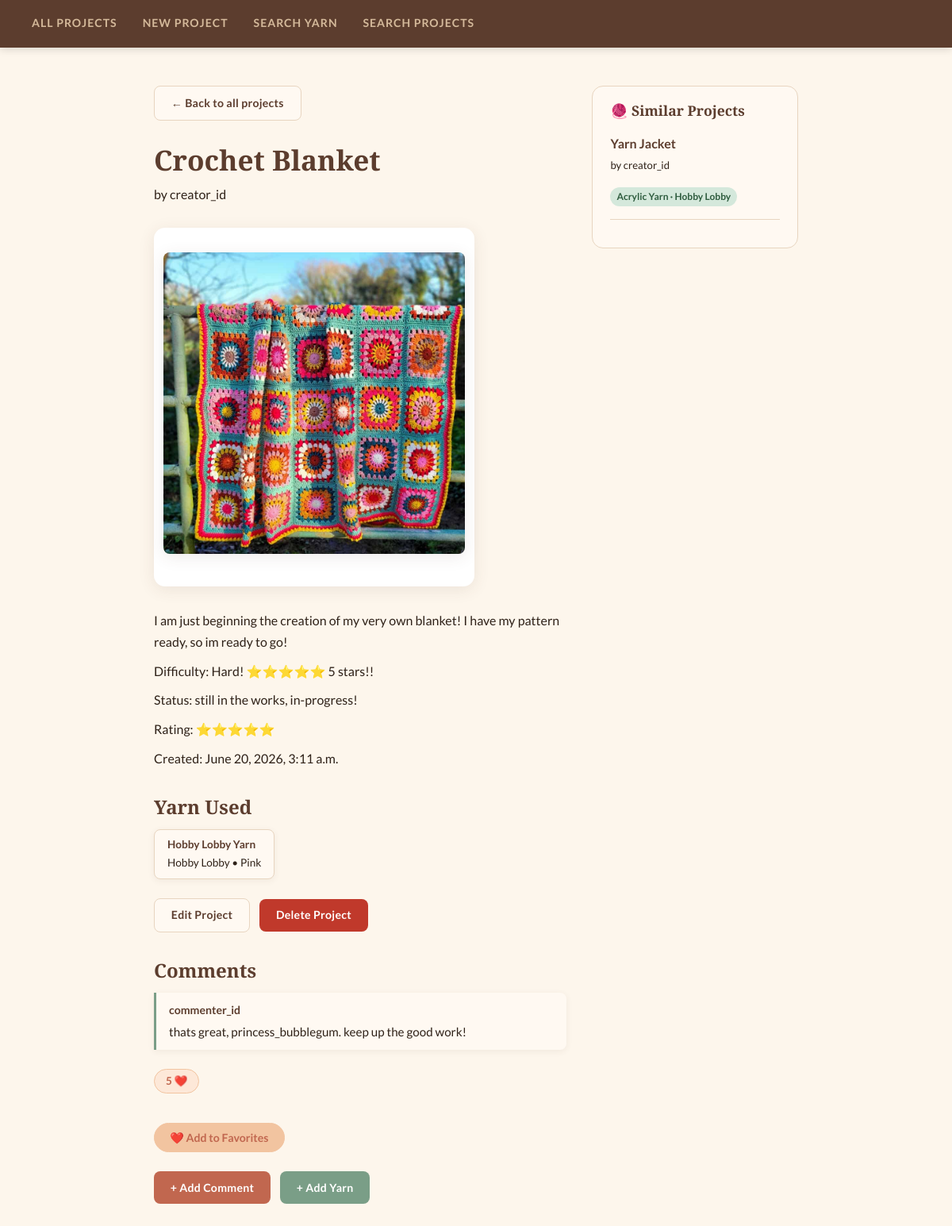
Page /crochet/project/1/ on the earlier database version.
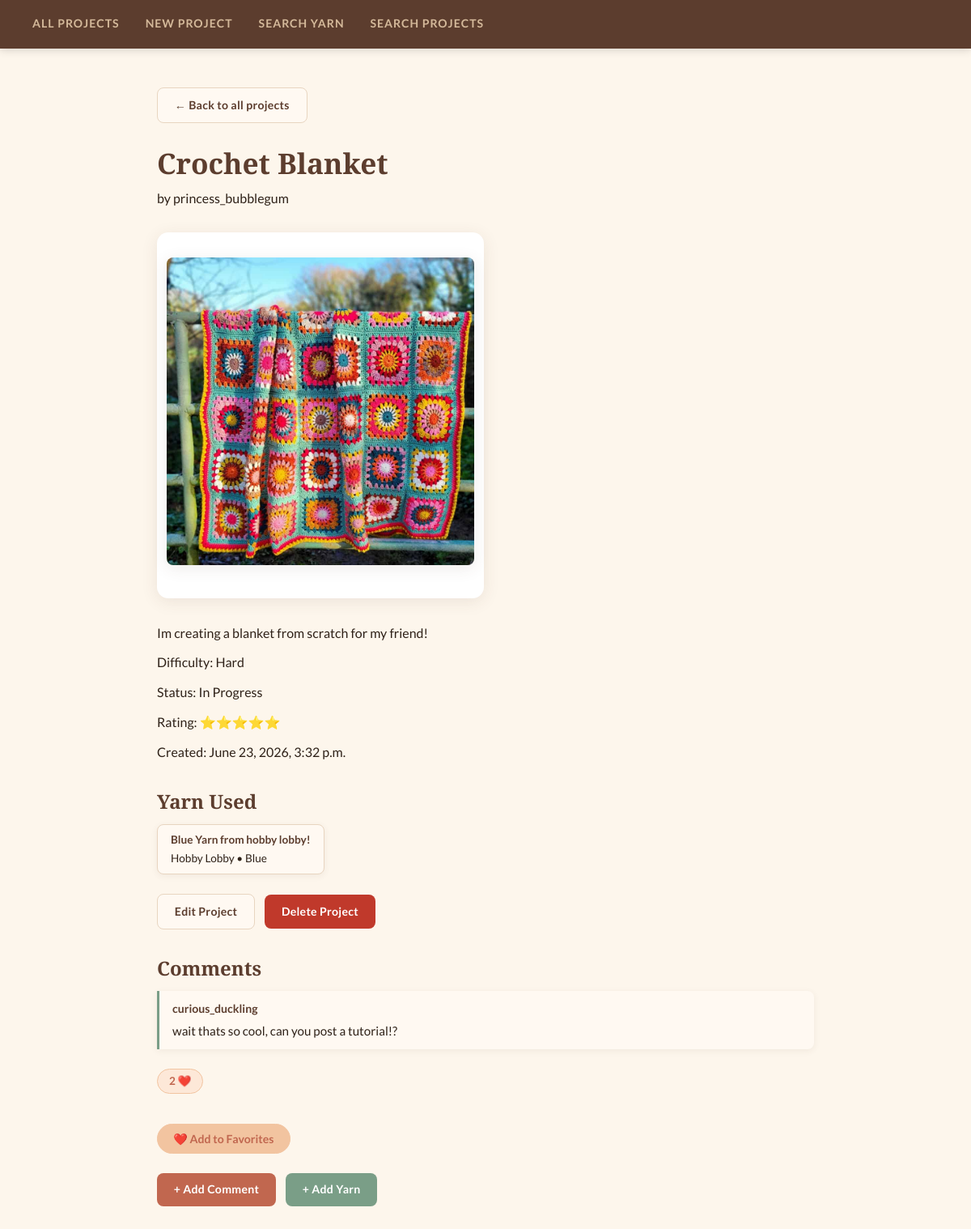
Same page on the later database version.
### crochet/models.py (models this page shows, shortened)
class Project(models.Model):
    title = models.TextField(blank=False)
    creator = models.TextField(blank=False)
    description = models.TextField(blank=False)
    DIFFICULTY_CHOICES = [
        ('easy', 'Easy'),
        ('medium', 'Medium'),
        ('hard', 'Hard'),
    ]
    difficulty_level = models.CharField(max_length=10,choices=DIFFICULTY_CHOICES,default='easy')
    image_file = models.ImageField(blank=True) # so the user can upload an image of their progress
    STATUS_CHOICES = [
    ('not_started', 'Not Started'),
    ('in_progress', 'In Progress'),
    ('completed', 'Completed'),
]
    project_status = models.CharField(max_length=20,choices=STATUS_CHOICES,default='not_started')
    category = models.TextField(blank=True, default='')
    date_created = models.DateTimeField(auto_now=True)
    RATING_CHOICES = [
    (1, '1 Star'),
    (2, '2 Stars'),
    (3, '3 Stars'),
    (4, '4 Stars'),
    (5, '5 Stars'),
    ]
    rating = models.IntegerField(choices=RATING_CHOICES,default=5)
    def star_display(self):
        filled = "⭐" * self.rating
        empty = "☆" * (5 - self.rating)
        return filled + empty

class Yarn(models.Model):
    project = models.ForeignKey(Project, on_delete=models.CASCADE)
    name = models.TextField(blank=False)
    brand = models.TextField(blank=False)
    color = models.TextField(blank=False)

class Comment(models.Model):
    project = models.ForeignKey(Project, on_delete=models.CASCADE)
    commenter = models.TextField(blank=False)
    comment = models.TextField(blank=False)
    timestamp = models.DateTimeField(auto_now=True)

### crochet/views.py (the view)
# urls.py: path('project/<int:pk>/', views.ProjectDetailView.as_view(), name='project-detail'),
class ProjectDetailView(DetailView):
    model = Project
    template_name = 'crochet/project_detail.html'
    context_object_name = 'project'
    def get_context_data(self, **kwargs):
        context = super().get_context_data(**kwargs)
        context['comments'] = Comment.objects.filter(project=self.object)
        context['favorites'] = Favorite.objects.filter(project=self.object).count()
        yarns = Yarn.objects.filter(project=self.object)
        context['yarns'] = yarns
        yarn_brands = list(yarns.values_list('brand', flat=True))
        yarn_names = list(yarns.values_list('name', flat=True))
        similar_raw = Project.objects.filter(
            Q(yarn__brand__in=yarn_brands) | Q(yarn__name__in=yarn_names)
        ).exclude(pk=self.object.pk).distinct()[:3]
        similar_projects = []
        for p in similar_raw:
            matching = Yarn.objects.filter(project=p).filter(
                Q(brand__in=yarn_brands) | Q(name__in=yarn_names)
            )
            similar_projects.append({
                'project': p,
                'matching_yarn': matching,
            })
        context['similar_projects'] = similar_projects
        return context

### crochet/templates/crochet/project_detail.html (shortened to what this page needs)
{% extends 'crochet/base.html' %}
{% load static %}
{% block content %}
<div style="display: flex; gap: 2rem; align-items: flex-start;">
    <div style="flex: 1;">
        <a href="{% url 'project-list' %}" class="btn btn-secondary">← Back to all projects</a>
        <br><br>
        <h1>{{ project.title }}</h1>
        <p>by {{ project.creator }}</p>
        {% if project.image_file %}
        <div class="image-frame">
            <img src="{{ project.image_file.url }}" alt="{{ project.title }}" class="project-image">
        </div>
        {% endif %}
        <p>{{ project.description }}</p>
        <p>Difficulty: {{ project.get_difficulty_level_display }}</p>
        <p>Status: {{ project.get_project_status_display }}</p>
        <p>Rating: {{ project.star_display }}</p>
        <p>Created: {{ project.date_created }}</p>
        <h2>Yarn Used</h2>
        <div class="yarn-list">
            {% for yarn in project.yarn_set.all %}
                <div class="yarn-chip">
                    <strong>{{ yarn.name }}</strong><br>
                    {{ yarn.brand }} • {{ yarn.color }}
                </div>
            {% empty %}
                <p class="empty">No yarn added yet.</p>
            {% endfor %}
        </div>
        <div class="action-row">
            <a href="{% url 'update-project' project.pk %}" class="btn btn-secondary">Edit Project</a>
            <a href="{% url 'delete-project' project.pk %}" class="btn btn-danger">Delete Project</a>
        </div>
        <h2>Comments</h2>
        <div class="comment-list">
            {% for comment in comments %}
                <div class="comment">
                    <div class="commenter">{{ comment.commenter }}</div>
                    <div class="comment-text">{{ comment.comment }}</div>
                </div>
            {% empty %}
                <p class="empty">No comments yet.</p>
            {% endfor %}
        </div>
        <div class="action-row">
            <div class="favorites-count">{{ favorites }} ❤️</div>
        </div>
        <form method="POST" action="{% url 'favorite-project' project.pk %}" class="favorite-form">
            <input type="submit" value="❤️ Add to Favorites">
        </form>
        <div class="action-row">
            <a href="{% url 'add-comment' project.pk %}" class="btn btn-primary">+ Add Comment</a>
            <a href="{% url 'add-yarn' project.pk %}" class="btn btn-sage">+ Add Yarn</a>
        </div>
    </div>
{% if similar_projects %}
<div style="
    width: 260px;
    flex-shrink: 0;
    background: var(--warm-white);
    border: 1px solid var(--border);
    border-radius: var(--radius);
    padding: 1.2rem 1.4rem;
    position: sticky;
    top: 80px;
">
    <h3 style="margin-top: 0; margin-bottom: 1rem;">🧶 Similar Projects</h3>
    {% for item in similar_projects %}
        <div style="margin-bottom: 1rem; padding-bottom: 1rem; border-bottom: 1px solid var(--border);">
            <a href="{% url 'project-detail' item.project.pk %}" style="font-weight: 700; color: var(--brown);">
                {{ item.project.title }}
            </a>
            <p class="meta" style="font-size: 0.82rem; margin-top: 0.2rem;">by {{ item.project.creator }}</p>
            {% for yarn in item.matching_yarn %}
                <span style="
                    display: inline-block;
                    margin-top: 0.4rem;
                    padding: 2px 8px;
                    background: var(--sage-light);
                    color: #2e5c3e;
                    border-radius: 20px;
                    font-size: 0.75rem;
                    font-weight: 700;
                ">{{ yarn.name }} · {{ yarn.brand }}</span>
            {% endfor %}
        </div>
    {% endfor %}
</div>
{% endif %}
</div>
{% endblock %}

Differences in the rows shown:
no longer on this page (row edited): Comment: commenter "commenter_id", comment "thats great, princess_bubblegum. keep up the good work!"
no longer on this page (row edited): Project: project "Yarn Jacket", project.creator "creator_id"
no longer on this page (row edited): Yarn: name "Acrylic Yarn", brand "Hobby Lobby", shown under "Yarn Jacket"
changed Project "Crochet Blanket": creator "creator_id" → "princess_bubblegum"; description "I am just beginning the creation of my very own blanket! I have my pattern ready, so im ready to go!" → "Im creating a blanket from scratch for my friend!"; difficulty_level "Hard! ⭐⭐⭐⭐⭐ 5 stars!!" → "Hard"; project_status "still in the works, in-progress!" → "In Progress"; date_created "June 20, 2026, 3:11 a.m." → "June 23, 2026, 3:32 p.m."
changed Yarn "Hobby Lobby": name "Hobby Lobby Yarn" → "Blue Yarn from hobby lobby!"; color "Pink" → "Blue"
now on this page (row edited): Comment: commenter "curious_duckling", comment "wait thats so cool, can you post a tutorial!?"
Other differences:
{{ favorites }}: "5" → "2"
text no longer shown: "🧶 Similar Projects"
